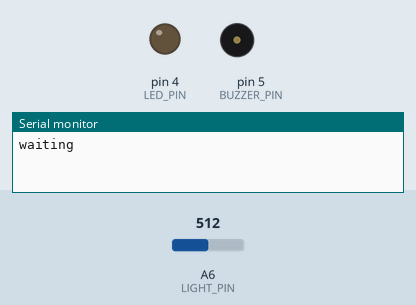
Recording of a sketch running on a simulated Arduino Nano, built with avr-gcc and run on an emulated ATmega328P. Parts: output pins drawn as LEDs (lit = HIGH), buzzer (waves = sounding, pin HIGH), the last lines printed to the serial monitor. The test bench sets the inputs (shaded band); at power-on: A6 (LIGHT_PIN) = 512.

Above: at 1.2 s.
1.3 s: A6 (LIGHT_PIN) set to 214
2.8 s: A6 (LIGHT_PIN) set to 183
At 3.7 s:
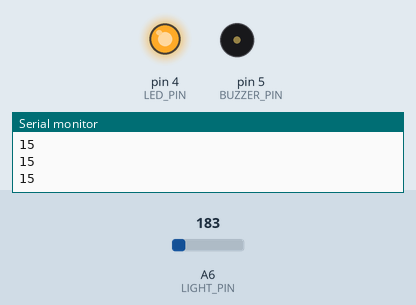
Timing chart, 0 to 5.8 s (numbered marks = the images above; inputs shaded):
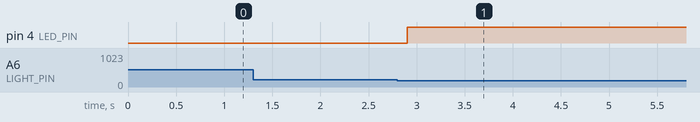

Measured:
- the behaviour switches between 200 and 199 on A6 (LIGHT_PIN) (found by bisection; images 0 and 1)
- after the input at 1.3 s, every drawn part: stays the same
- after the input at 2.8 s, pin 4 (LED_PIN): LOW → HIGH after 0.10 s

The sketch:

Timer.ino
```cpp
#include <Arduino.h>
#include "Timer.h"

int lightValue = 0;
bool waitprint = false;

/*タイマー関連*/
bool watching;
Timer timer;

/* ブザーのピン番号　*/
#define BUZZER_PIN 5
/* LEDのピン番号　*/
#define LED_PIN 4
/*ひねるやつのピン番号*/
#define ROTARY_PIN A0
/*ボタンのピン番号*/
#define BUTTON_PIN 6
/* ライトセンサーのピン番号*/
#define LIGHT_PIN A6

/*タイマーの時間をここでセット (秒) * 1000 */
#define TIMER_MILLIS 15 * 1000
#define DILAY_MILLIS 100

// センサーの状態を取得
bool getStateSensor(){
  lightValue = analogRead(LIGHT_PIN);
  if(lightValue < 200)
    return true;
  else
    return false;
}
void setup() {
  Serial.begin(115200);
  pinMode(ROTARY_PIN, INPUT);
  pinMode(BUZZER_PIN, OUTPUT);
  pinMode(LED_PIN, OUTPUT);
  pinMode(BUTTON_PIN, INPUT);
  pinMode(LIGHT_PIN, INPUT);

  watching = false;

  // 時間設定
  timer.set(TIMER_MILLIS);
  timer.start();

  digitalWrite(LED_PIN, LOW);

}

void loop() {
  if(watching){
    /* 見守り中 */
    digitalWrite(LED_PIN, HIGH);
    if(getStateSensor()){
      /* 手洗い中 */
      if (timer.isStop) {
        /* 一時停止なら再開 */
        timer.restart();
        Serial.println("restart");
      }
      // タイマーの残り時間取得
      timer.getTime();
      if (timer.isOver){
        /* 時間切れ */
        Serial.println("good!!!!!!!!!!");
      }else {
        Serial.println(timer.times);
      }
    }else{
      /* 手を洗っていない */
      timer.getTime();
      if (timer.isOver){
        /* 手洗い完了してるなら */
        watching = false;
        timer.reset();
      }else{
        /* サボっているなら指導*/
        if (!timer.isStop){
          Serial.println("bad!!!!!!!!!!");
          timer.stop();
        }
      }
    }
  }else{
    // 待機中
    digitalWrite(LED_PIN, LOW);
    if (getStateSensor()){
      /* 手洗い開始 */
      watching = true;
      waitprint = false;
      Serial.println("start watching");
      // タイマースタート
      timer.start();
    }else{
      // waitprintのフラグでもうwaitingを出力したかを確認
      // 一度のみにしておきたいため
      if (!waitprint){
        Serial.println("waiting");
        waitprint = true;
      }
    }
  }
  delay(DILAY_MILLIS);
}
```

Timer.cpp
```cpp
/*
 * getTime()を呼ばないと基本的に時間が更新されない
*/

#include "Timer.h"
#include "Arduino.h"

Timer::Timer() {
  isON = false;
  isOver = false;
  isStop = false;
  setMillis_ = 20 * 1000;
  leftMillis = 20 * 1000;
}

void Timer::set(long _millis) {
  setMillis_ = _millis;
  leftMillis = _millis;
}

void Timer::start() {
  startMillis_ = millis();
  leftMillis = setMillis_;
  isON = true;
  isOver = false;
  isStop = false;
}

void Timer::reset() {
  leftMillis = setMillis_;
  isON = false;
  isOver = false;
  isStop = true;
}

void Timer::stop(){
  getTime();
  if(!isStop)
    stopMillis_ = millis();
  isON = false;
  isStop = true;
}

void Timer::restart(){
  startMillis_ += (millis() - stopMillis_);
  isON = true;
  isStop = false;
}

void Timer::getTime() {
  if (!isON){
    sprintf(times, "%00d", setMillis_/1000);
    return;
  }
  if (!isStop){
    leftMillis = setMillis_ - (millis() - startMillis_);
  }
  if (leftMillis >= 0) {
    // 残り時間があるなら
    // ちょっと表示の数字が少ないので1を足す
    sprintf(times, "%00d", leftMillis / 1000 + 1);
  } else {
    // 時間切れなら 0でタイマーオフ 時間切れフラグを立てる
    sprintf(times, "0");
    leftMillis = 0;
    isON = false;
    isOver = true;
  }
}
```

Timer.h
```cpp
#ifndef TIMER_H
#define TIMER_H

#include "Arduino.h"

class Timer {
  public:
    Timer();
    void start();
    void set(long _millis);
    void getTime();
    void reset();
    void stop();
    void restart();

    char times[4];
    long leftMillis;

    bool isON;
    bool isOver;
    bool isStop;
  private:
    long startMillis_;
    long setMillis_;
    long stopMillis_;
//    bool isON_;
//    bool isOver_;

};
#endif
```
